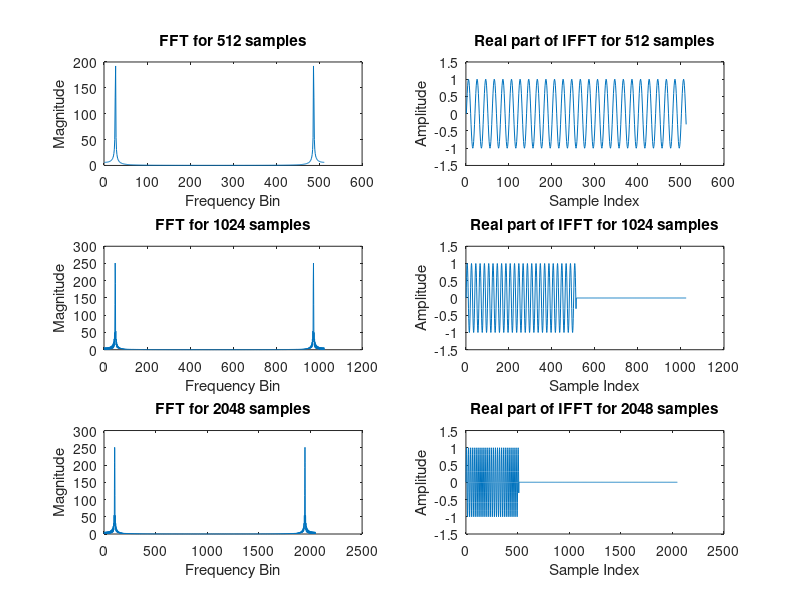

This figure's MATLAB source: (Note: this script raises an error after producing the figure.)
% Parameters
fs = 1000;   % Sampling frequency in Hz
f = 50;      % Frequency of the sine wave in Hz
N_original = 512; % Original number of samples

% Generate a sine wave
t = (0:N_original-1) * 1/fs;
x = sin(2*pi*f*t);

% FFT for the original 512 samples
X_original = fft(x);

% Zero-pad to 1024 samples
X_1024 = fft(x, 1024);

% Zero-pad to 2048 samples
X_2048 = fft(x, 2048);

% Plotting the results
figure;

% Plot FFT for the original 512 samples
subplot(3, 2, 1);
plot(abs(X_original));
title('FFT for 512 samples');
xlabel('Frequency Bin');
ylabel('Magnitude');

% Plot FFT for 1024 samples
subplot(3, 2, 3);
plot(abs(X_1024));
title('FFT for 1024 samples');
xlabel('Frequency Bin');
ylabel('Magnitude');

% Plot FFT for 2048 samples
subplot(3, 2, 5);
plot(abs(X_2048));
title('FFT for 2048 samples');
xlabel('Frequency Bin');
ylabel('Magnitude');

% Compute IFFT for the original 512 samples and plot real part
subplot(3, 2, 2);
x_original_ifft = ifft(X_original);
plot(real(x_original_ifft));
title('Real part of IFFT for 512 samples');
xlabel('Sample Index');
ylabel('Amplitude');

% Compute IFFT for 1024 samples and plot real part
subplot(3, 2, 4);
x_1024_ifft = ifft(X_1024);
plot(real(x_1024_ifft));
title('Real part of IFFT for 1024 samples');
xlabel('Sample Index');
ylabel('Amplitude');

% Compute IFFT for 2048 samples and plot real part
subplot(3, 2, 6);
x_2048_ifft = ifft(X_2048);
plot(real(x_2048_ifft));
title('Real part of IFFT for 2048 samples');
xlabel('Sample Index');
ylabel('Amplitude');

sgtitle('Comparison of FFT and IFFT with Zero-padding');
